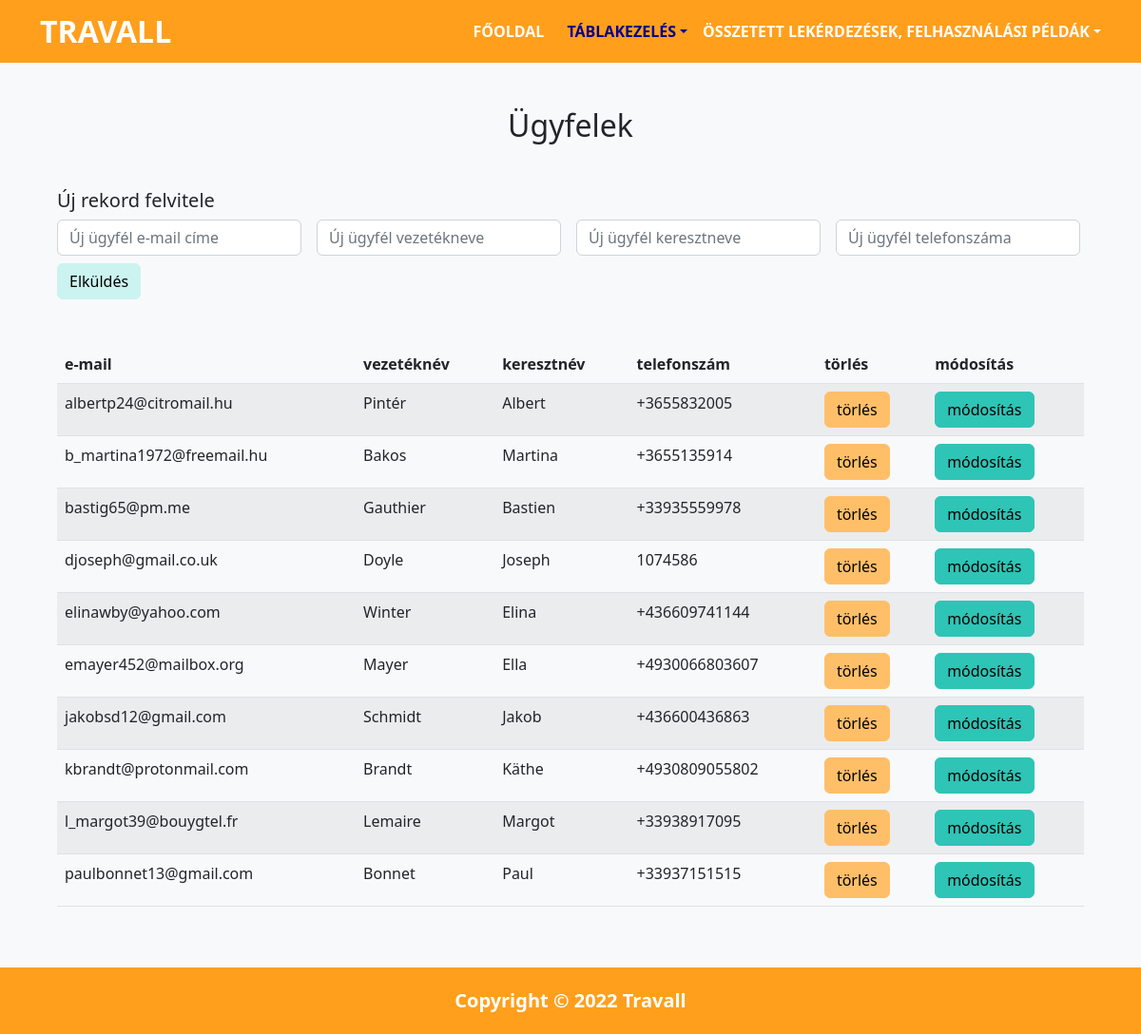
/clients.php, run on the app's committed database.
### tables this page shows
CREATE TABLE ugyfel (
    email           VARCHAR(80)     NOT NULL,
    vezeteknev      VARCHAR(50)     NOT NULL,
    keresztnev      VARCHAR(50)     NOT NULL,
    telefonszam     VARCHAR(20)     NOT NULL,
    PRIMARY KEY (email)
);

### clients.php (the view, shortened to what this page needs)
<?php
include_once "common/functions.php";
?>
<!DOCTYPE html>
<html lang="hu">
<head>
    <link rel="stylesheet" href="assets/css/style.css" />
    <link rel="stylesheet" href="assets/css/bootstrap.css">
</head>
<body>
    <?php
    include_once "common/header.php";
    ?>
    <section class="p-5 bg-light">
        <div class="container">
            <div class="row text-center">
                <h2 class="mb-5 text-capitalize">Ügyfelek</h2>
            </div>
            <div class="row mb-5">
                <div class="col-md-auto">
                    <h5>Új rekord felvitele</h5>
                </div>
                <div class="col-md-auto">
                    <form method="POST" action="createitem.php" class="row gy-2 gx-3 align-items-center">
                        <div class="col-auto">
                            <input type="email" class="form-control" name="in_email" placeholder="Új ügyfél e-mail címe">
                        </div>
                        <div class="col-auto">
                            <input type="text" class="form-control" name="in_vezeteknev" placeholder="Új ügyfél vezetékneve">
                        </div>
                        <div class="col-auto">
                            <input type="text" class="form-control" name="in_keresztnev" placeholder="Új ügyfél keresztneve">
                        </div>
                        <div class="col-auto">
                            <input type="text" class="form-control" name="in_telefonszam" placeholder="Új ügyfél telefonszáma">
                        </div>
                        <div class="col-auto">
                            <input type="submit" class="btn btn-info" value="Elküldés" name="submitted" />
                        </div>
                    </form>
                </div>
            </div>
            <?php
            $clients = get_data("ugyfel");
            if ($clients === "") {
                echo '<div class="alert alert-danger text-center" role="alert">
                        A tábla üres!
                    </div>';
            } else {
                if ($clients === false) {
                    echo '<div class="alert alert-danger text-center" role="alert">
                        Sikertelen lekérés!
                    </div>';
                } else { ?>
                    <table class="table table-striped">
                        <thead>
                            <tr>
                                <th class="col">e-mail</th>
                                <th class="col">vezetéknév</th>
                                <th class="col">keresztnév</th>
                                <th class="col">telefonszám</th>
                                <th class="col">törlés</th>
                                <th class="col">módosítás</th>
                            </tr>
                        </thead>
                        <tbody>
                            <?php
                            $i = 1;
                            while ($row = mysqli_fetch_assoc($clients)) {
                                echo '<tr>';
                                echo '<td>' . $row['email'] . '</td>';
                                echo '<td>' . $row['vezeteknev'] . '</td>';
                                echo '<td>' . $row['keresztnev'] . '</td>';
                                echo '<td>' . $row['telefonszam'] . '</td>';
                                echo '<td><form method="POST" action="deleteitem.php">
                                <input type="hidden" name="frompage" value="clients" />
                                <input type="hidden" name="in_email" value=' . $row['email'] . ' />
                                <input class="btn btn-secondary" type="submit" value="törlés" />
                                </form></td>
                                ';
                                echo '<td>
                                <button type="button" class="btn btn-warning" data-bs-toggle="modal" data-bs-target="#modify' . $i . '">módosítás</button>
                                    id="modify' . $i . '"
                                    aria-labelledby="modifylabel' . $i . '"
                                                <h1 class="modal-title fs-5" id="modifylabel' . $i . '">Rekord módosítása</h1>
                                                    <input type="hidden" name="in_email" value=' . $row['email'] . ' />
                                </td>';
                                $i = $i + 1;
                            }
                            ?>
                        </tbody>
                    </table>
            <?php }
            }
            ?>
        </div>
    </section>
    <?php
    include_once "common/footer.php";
    ?>
</body>
</html>
</body>
</html>

### assets/css/style.css (style rules this page uses)
body::before { display: block; content: ''; height: 65px; }

### data on the page
ugyfel: email "albertp24@citromail.hu", vezeteknev "Pintér", keresztnev "Albert", telefonszam "+3655832005"
ugyfel: email "b_martina1972@freemail.hu", vezeteknev "Bakos", keresztnev "Martina", telefonszam "+3655135914"
ugyfel: email "bastig65@pm.me", vezeteknev "Gauthier", keresztnev "Bastien", telefonszam "+33935559978"
ugyfel: email "djoseph@gmail.co.uk", vezeteknev "Doyle", keresztnev "Joseph", telefonszam "1074586"
ugyfel: email "elinawby@yahoo.com", vezeteknev "Winter", keresztnev "Elina", telefonszam "+436609741144"
ugyfel: email "emayer452@mailbox.org", vezeteknev "Mayer", keresztnev "Ella", telefonszam "+4930066803607"
ugyfel: email "jakobsd12@gmail.com", vezeteknev "Schmidt", keresztnev "Jakob", telefonszam "+436600436863"
ugyfel: email "kbrandt@protonmail.com", vezeteknev "Brandt", keresztnev "Käthe", telefonszam "+4930809055802"
ugyfel: email "l_margot39@bouygtel.fr", vezeteknev "Lemaire", keresztnev "Margot", telefonszam "+33938917095"
ugyfel: email "paulbonnet13@gmail.com", vezeteknev "Bonnet", keresztnev "Paul", telefonszam "+33937151515"
